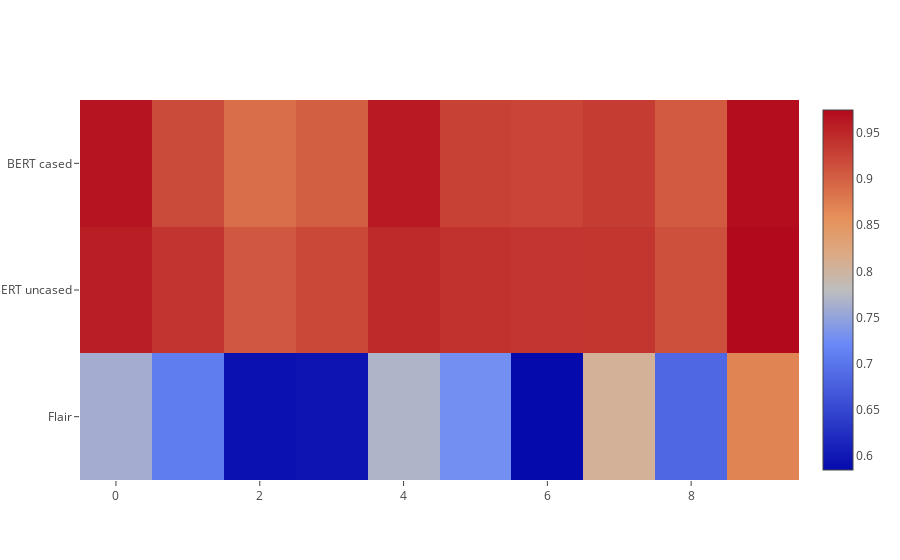
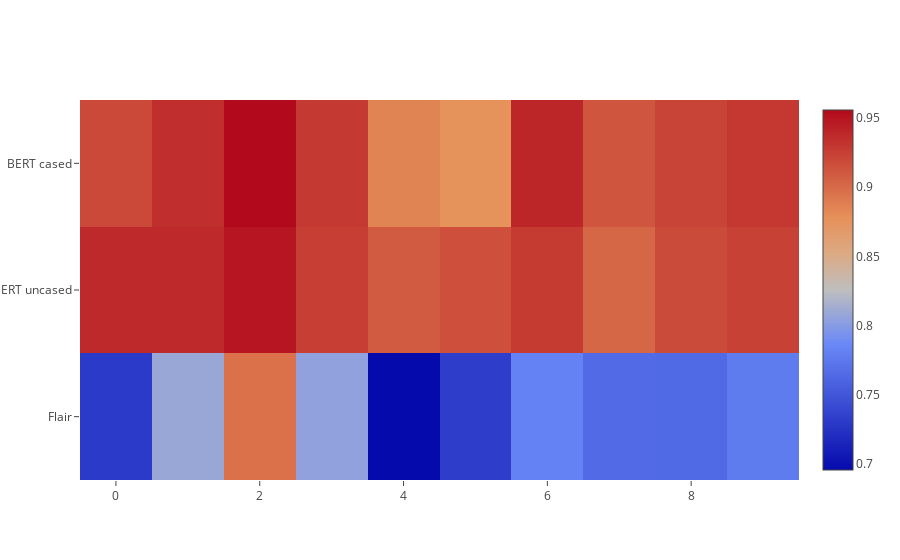
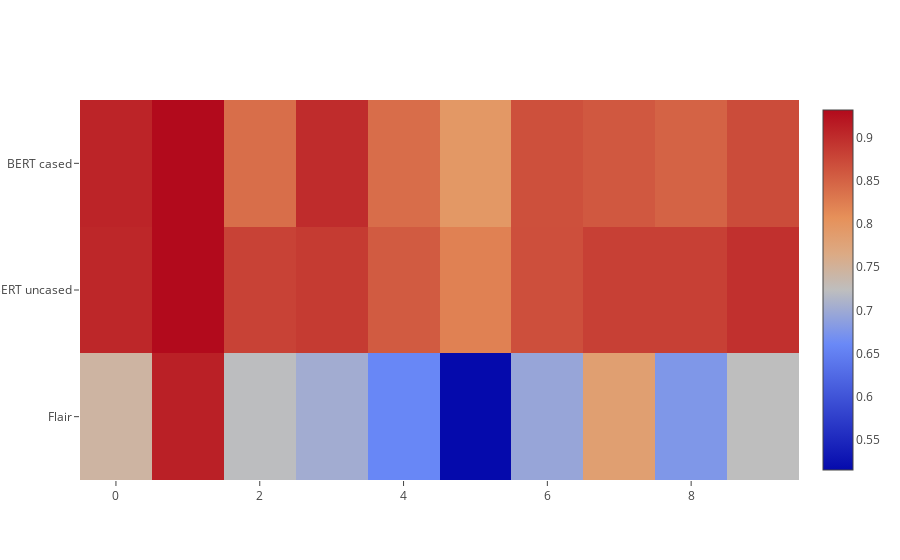
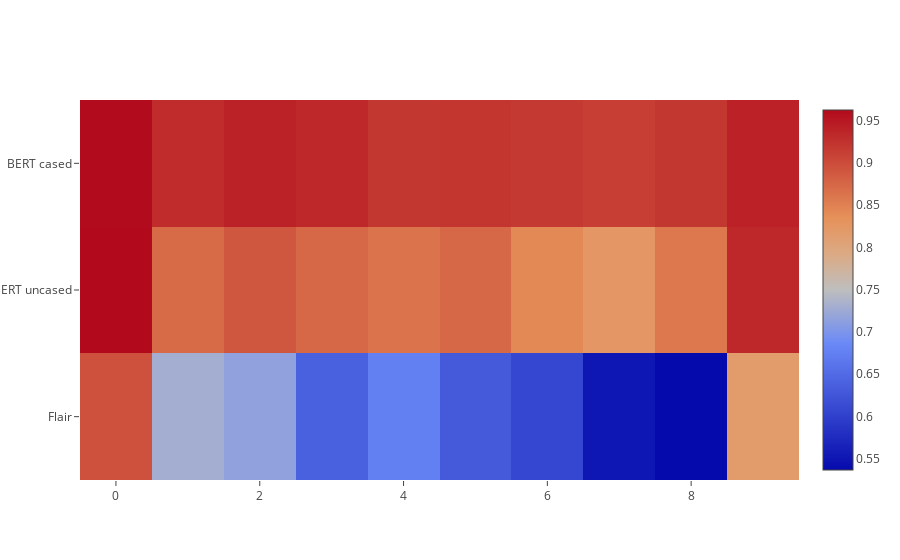

The notebook cell these images were saved under, in order:
### Code cell
fig = tools.make_subplots(rows=1, cols=10)

for i in range(10):
    print(list(gold_sentences.keys())[i] + '\n')
    print("\n".join(gold_sentences[list(gold_sentences.keys())[i]]))
    trace = go.Heatmap(z=similarities_all[i], y=['Flair', 'BERT uncased', 'BERT cased'])
    data=[trace]
    fig.append_trace(trace, 1, i+1)
    iplot(data, filename='basic-heatmap' + str(i))

### Figure 1 — Plotly figure (JSON) as saved in the notebook; plotly's stock layout.template omitted (floating-point values rounded to 4 significant figures)
{"data": [{"type": "heatmap", "uid": "6dda5d74-61a7-4c0e-9ebc-a8e4e0722f37", "y": ["Flair", "BERT uncased", "BERT cased"], "z": [[0.7616, 0.708, 0.5921, 0.5961, 0.7694, 0.7276, 0.5851, 0.8053, 0.6851, 0.8692], [0.9573, 0.9379, 0.9066, 0.9212, 0.948, 0.9407, 0.9377, 0.9364, 0.9138, 0.9745], [0.9656, 0.918, 0.8871, 0.9011, 0.9612, 0.927, 0.9237, 0.9315, 0.9056, 0.9716]]}], "layout": {}}

### Figure 2 — Plotly figure (JSON) as saved in the notebook; plotly's stock layout.template omitted (floating-point values rounded to 4 significant figures)
{"data": [{"type": "heatmap", "uid": "417458d2-6193-4bdd-acd7-0e061e3521bc", "y": ["Flair", "BERT uncased", "BERT cased"], "z": [[0.7304, 0.8085, 0.8962, 0.8045, 0.6958, 0.7327, 0.7815, 0.7649, 0.7636, 0.7773], [0.9373, 0.9371, 0.9496, 0.9256, 0.9092, 0.9156, 0.9276, 0.9025, 0.9184, 0.9239], [0.9193, 0.9343, 0.9557, 0.9286, 0.8855, 0.8772, 0.9393, 0.9124, 0.9223, 0.9291]]}], "layout": {}}

### Figure 3 — Plotly figure (JSON) as saved in the notebook; plotly's stock layout.template omitted (floating-point values rounded to 4 significant figures)
{"data": [{"type": "heatmap", "uid": "a8855150-cf3d-43be-bbac-867cb31ef58d", "y": ["Flair", "BERT uncased", "BERT cased"], "z": [[0.7441, 0.9124, 0.7222, 0.7029, 0.6586, 0.5149, 0.6947, 0.784, 0.677, 0.7235], [0.9056, 0.9324, 0.8805, 0.887, 0.8571, 0.8221, 0.8684, 0.8822, 0.882, 0.8968], [0.9085, 0.9323, 0.8398, 0.9008, 0.8402, 0.796, 0.8671, 0.8603, 0.8502, 0.8711]]}], "layout": {}}

### Figure 4 — Plotly figure (JSON) as saved in the notebook; plotly's stock layout.template omitted (floating-point values rounded to 4 significant figures)
{"data": [{"type": "heatmap", "uid": "1049d13c-5f5e-4cfd-8ac3-912669c158a9", "y": ["Flair", "BERT uncased", "BERT cased"], "z": [[0.8956, 0.7297, 0.7151, 0.6373, 0.6749, 0.6307, 0.6072, 0.5504, 0.5366, 0.8161], [0.9624, 0.8708, 0.8897, 0.8748, 0.8618, 0.8746, 0.8426, 0.8248, 0.8589, 0.9341], [0.9612, 0.9305, 0.9394, 0.9337, 0.9201, 0.9207, 0.9173, 0.9132, 0.9196, 0.9408]]}], "layout": {}}
